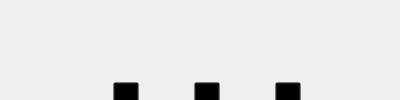
   <widget class="QWidget" name="timerWidget" native="true">
    <property name="geometry">
     <rect>
      <x>110</x>
      <y>460</y>
      <width>400</width>
      <height>100</height>
     </rect>
    </property>
    <widget class="QLabel" name="timerBackLabel">
     <property name="geometry">
      <rect>
       <x>0</x>
       <y>0</y>
       <width>400</width>
       <height>560</height>
      </rect>
     </property>
     <property name="focusPolicy">
      <enum>Qt::StrongFocus</enum>
     </property>
     <property name="text">
      <string/>
     </property>
     <property name="pixmap">
      <pixmap resource="../files.qrc">:/image/images/windows/loose_leaf_timer.png</pixmap>
     </property>
     <property name="scaledContents">
      <bool>true</bool>
     </property>
    </widget>
    <widget class="QPushButton" name="timerStartButton">
     <property name="geometry">
      <rect>
       <x>40</x>
       <y>240</y>
       <width>340</width>
       <height>55</height>
      </rect>
     </property>
     <property name="styleSheet">
      <string notr="true">QPushButton {
	background-color: rgba(0, 100, 150, 0.2);
	border-radius: 13px;
	font: 75 32px &quot;UD デジタル 教科書体 N-B&quot;;
}
QPushButton:hover {
	background-color: rgba(0, 100, 150, 0.6);
	border-radius: 15px;
}
</string>
     </property>
     <property name="text">
      <string>タイマースタート！！</string>
     </property>
     <property name="iconSize">
      <size>
       <width>180</width>
       <height>50</height>
      </size>
     </property>
    </widget>
    <widget class="QPushButton" name="timer_smallUpButton_hour">
     <property name="geometry">
      <rect>
       <x>105</x>
       <y>106</y>
       <width>42</width>
       <height>24</height>
      </rect>
     </property>
     <property name="styleSheet">
      <string notr="true">font: 24px &quot;MS UI Gothic&quot;;
background-color: transparent;</string>
     </property>
     <property name="text">
      <string/>
     </property>
     <property name="icon">
      <iconset resource="../files.qrc">
       <normaloff>:/image/images/icons/largeUpButton.png</normaloff>:/image/images/icons/largeUpButton.png</iconset>
     </property>
     <property name="iconSize">
      <size>
       <width>38</width>
       <height>20</height>
      </size>
     </property>
    </widget>
    <widget class="QPushButton" name="timer_largeUpButton_hour">
     <property name="geometry">
      <rect>
       <x>113</x>
       <y>82</y>
       <width>26</width>
       <height>24</height>
      </rect>
     </property>
     <property name="styleSheet">
      <string notr="true">font: 24px &quot;MS UI Gothic&quot;;
background-color: transparent;</string>
     </property>
     <property name="text">
      <string/>
     </property>
     <property name="icon">
      <iconset resource="../files.qrc">
       <normaloff>:/image/images/icons/smallUpButton.png</normaloff>:/image/images/icons/smallUpButton.png</iconset>
     </property>
     <property name="iconSize">
      <size>
       <width>22</width>
       <height>20</height>
      </size>
     </property>
    </widget>
    <widget class="QPushButton" name="timer_smallUpButton_minute">
     <property name="geometry">
      <rect>
       <x>186</x>
       <y>106</y>
       <width>42</width>
       <height>24</height>
      </rect>
     </property>
     <property name="styleSheet">
      <string notr="true">font: 24px &quot;MS UI Gothic&quot;;
background-color: transparent;</string>
     </property>
     <property name="text">
      <string/>
     </property>
     <property name="icon">
      <iconset resource="../files.qrc">
       <normaloff>:/image/images/icons/largeUpButton.png</normaloff>:/image/images/icons/largeUpButton.png</iconset>
     </property>
     <property name="iconSize">
      <size>
       <width>38</width>
       <height>20</height>
      </size>
     </property>
    </widget>
    <widget class="QPushButton" name="timer_largeUpButton_minute">
     <property name="geometry">
      <rect>
       <x>194</x>
       <y>82</y>
       <width>26</width>
       <height>24</height>
      </rect>
     </property>
     <property name="styleSheet">
      <string notr="true">font: 24px &quot;MS UI Gothic&quot;;
background-color: transparent;</string>
     </property>
     <property name="text">
      <string/>
     </property>
     <property name="icon">
      <iconset resource="../files.qrc">
       <normaloff>:/image/images/icons/smallUpButton.png</normaloff>:/image/images/icons/smallUpButton.png</iconset>
     </property>
     <property name="iconSize">
      <size>
       <width>22</width>
       <height>20</height>
      </size>
     </property>
    </widget>
    <widget class="QPushButton" name="timer_smallUpButton_second">
     <property name="geometry">
      <rect>
       <x>267</x>
       <y>106</y>
       <width>42</width>
       <height>24</height>
      </rect>
     </property>
     <property name="styleSheet">
      <string notr="true">font: 24px &quot;MS UI Gothic&quot;;
background-color: transparent;</string>
     </property>
     <property name="text">
      <string/>
     </property>
     <property name="icon">
      <iconset resource="../files.qrc">
       <normaloff>:/image/images/icons/largeUpButton.png</normaloff>:/image/images/icons/largeUpButton.png</iconset>
     </property>
     <property name="iconSize">
      <size>
       <width>38</width>
       <height>20</height>
      </size>
     </property>
    </widget>
    <widget class="QPushButton" name="timer_largeUpButton_second">
     <property name="geometry">
      <rect>
       <x>275</x>
       <y>82</y>
       <width>26</width>
       <height>24</height>
      </rect>
     </property>
     <property name="styleSheet">
      <string notr="true">font: 24px &quot;MS UI Gothic&quot;;
background-color: transparent;</string>
     </property>
     <property name="text">
      <string/>
     </property>
     <property name="icon">
      <iconset resource="../files.qrc">
       <normaloff>:/image/images/icons/smallUpButton.png</normaloff>:/image/images/icons/smallUpButton.png</iconset>
     </property>
     <property name="iconSize">
      <size>
       <width>22</width>
       <height>20</height>
      </size>
     </property>
    </widget>
    <widget class="QPushButton" name="timer_smallDownButton_hour">
     <property name="geometry">
      <rect>
       <x>105</x>
       <y>186</y>
       <width>42</width>
       <height>24</height>
      </rect>
     </property>
     <property name="styleSheet">
      <string notr="true">font: 24px &quot;MS UI Gothic&quot;;
background-color: transparent;</string>
     </property>
     <property name="text">
      <string/>
     </property>
     <property name="icon">
      <iconset resource="../files.qrc">
       <normaloff>:/image/images/icons/largeDownButton.png</normaloff>:/image/images/icons/largeDownButton.png</iconset>
     </property>
     <property name="iconSize">
      <size>
       <width>38</width>
       <height>20</height>
      </size>
     </property>
    </widget>
    <widget class="QPushButton" name="timer_largeDownButton_hour">
     <property name="geometry">
      <rect>
       <x>113</x>
       <y>209</y>
       <width>26</width>
       <height>24</height>
      </rect>
     </property>
     <property name="styleSheet">
      <string notr="true">font: 24px &quot;MS UI Gothic&quot;;
background-color: transparent;</string>
     </property>
     <property name="text">
      <string/>
     </property>
     <property name="icon">
      <iconset resource="../files.qrc">
       <normaloff>:/image/images/icons/smallDownButton.png</normaloff>:/image/images/icons/smallDownButton.png</iconset>
     </property>
     <property name="iconSize">
      <size>
       <width>22</width>
       <height>20</height>
      </size>
     </property>
    </widget>
    <widget class="QPushButton" name="timer_smallDownButton_minute">
     <property name="geometry">
      <rect>
       <x>186</x>
       <y>186</y>
       <width>42</width>
       <height>24</height>
      </rect>
     </property>
     <property name="styleSheet">
      <string notr="true">font: 24px &quot;MS UI Gothic&quot;;
background-color: transparent;</string>
     </property>
     <property name="text">
      <string/>
     </property>
     <property name="icon">
      <iconset resource="../files.qrc">
       <normaloff>:/image/images/icons/largeDownButton.png</normaloff>:/image/images/icons/largeDownButton.png</iconset>
     </property>
     <property name="iconSize">
      <size>
       <width>38</width>
       <height>20</height>
      </size>
     </property>
    </widget>
    <widget class="QPushButton" name="timer_largeDownButton_minute">
     <property name="geometry">
      <rect>
       <x>194</x>
       <y>209</y>
       <width>26</width>
       <height>24</height>
      </rect>
     </property>
     <property name="styleSheet">
      <string notr="true">font: 24px &quot;MS UI Gothic&quot;;
background-color: transparent;</string>
     </property>
     <property name="text">
      <string/>
     </property>
     <property name="icon">
      <iconset resource="../files.qrc">
       <normaloff>:/image/images/icons/smallDownButton.png</normaloff>:/image/images/icons/smallDownButton.png</iconset>
     </property>
     <property name="iconSize">
      <size>
       <width>22</width>
       <height>20</height>
      </size>
     </property>
    </widget>
    <widget class="QPushButton" name="timer_smallDownButton_second">
     <property name="geometry">
      <rect>
       <x>267</x>
       <y>186</y>
       <width>42</width>
       <height>24</height>
      </rect>
     </property>
     <property name="styleSheet">
      <string notr="true">font: 24px &quot;MS UI Gothic&quot;;
background-color: transparent;</string>
     </property>
     <property name="text">
      <string/>
     </property>
     <property name="icon">
      <iconset resource="../files.qrc">
       <normaloff>:/image/images/icons/largeDownButton.png</normaloff>:/image/images/icons/largeDownButton.png</iconset>
     </property>
     <property name="iconSize">
      <size>
       <width>38</width>
       <height>20</height>
      </size>
     </property>
    </widget>
    <widget class="QPushButton" name="timer_largeDownButton_second">
     <property name="geometry">
      <rect>
       <x>275</x>
       <y>209</y>
       <width>26</width>
       <height>24</height>
      </rect>
     </property>
     <property name="styleSheet">
      <string notr="true">font: 24px &quot;MS UI Gothic&quot;;
background-color: transparent;</string>
     </property>
     <property name="text">
      <string/>
     </property>
     <property name="icon">
      <iconset resource="../files.qrc">
       <normaloff>:/image/images/icons/smallDownButton.png</normaloff>:/image/images/icons/smallDownButton.png</iconset>
     </property>
     <property name="iconSize">
      <size>
       <width>22</width>
       <height>20</height>
      </size>
     </property>
    </widget>
    <widget class="QLabel" name="timerTimeEditer">
     <property name="geometry">
      <rect>
       <x>55</x>
       <y>126</y>
       <width>300</width>
       <height>60</height>
      </rect>
     </property>
     <property name="styleSheet">
      <string notr="true">QLabel{
	background-color: transparent;
	border: 0;
	font: 75 italic 48px &quot;Let's go Digital&quot;;
}</string>
     </property>
     <property name="text">
      <string>00 : 00 : 00</string>
     </property>
     <property name="alignment">
      <set>Qt::AlignCenter</set>
     </property>
    </widget>
   </widget>
